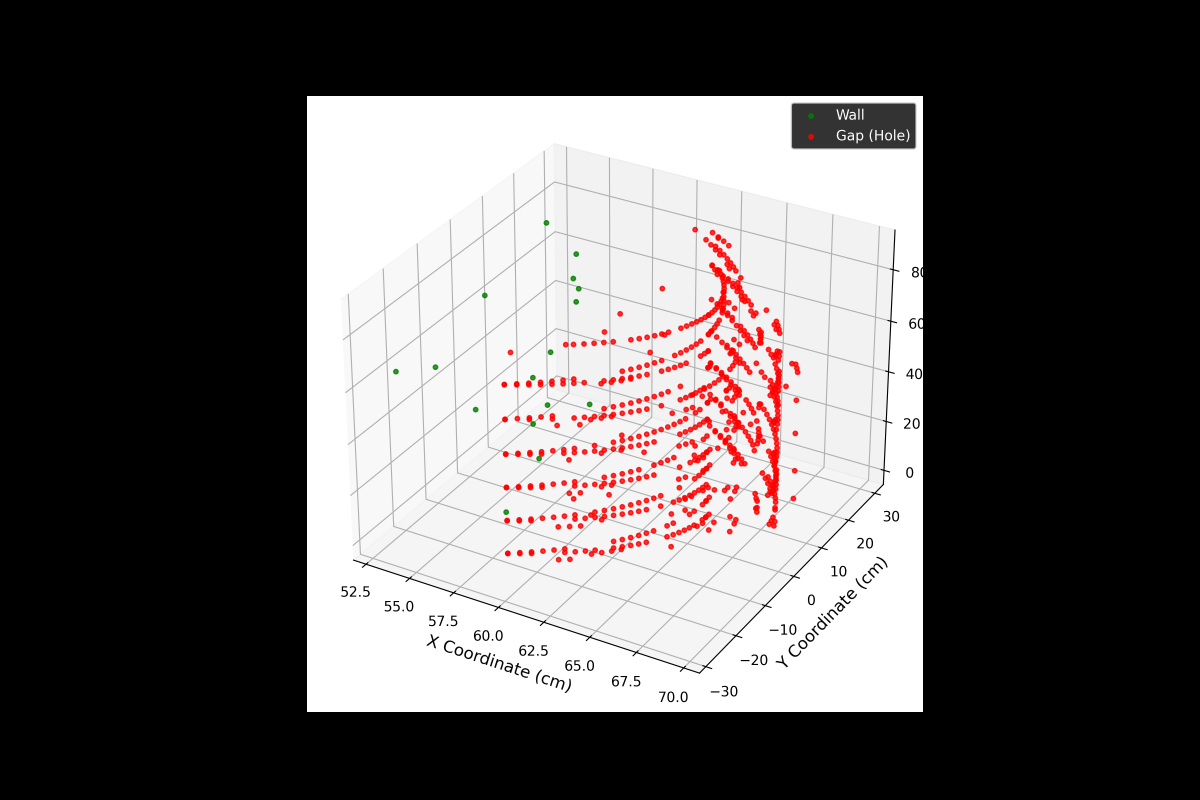
#> input picture Project/Implement 01/3D_visualization.png, 3600 x 2400 px (shown at 1/3 size)
$ python -i hole.py   (imports and definitions only)
#> lines starting #> are read from the running program, lines starting #| are printed output that depends on the picture
import serial
import time
import csv
import numpy as np
import matplotlib.pyplot as plt
from datetime import datetime
from matplotlib.animation import FuncAnimation
from matplotlib.patches import Arrow

class FocusedScanner:
    def __init__(self, port='COM7', baud_rate=9600):
        self.serial_port = None
        self.port = port
        self.baud_rate = baud_rate
        self.data_points = []
        self.is_collecting = False

        # Scanning parameters
        self.center_angle = 90
        self.scan_range = 5
        self.min_distance = 10

        # State tracking
        self.last_angle = None
        self.movement_direction = "UNKNOWN"
        self.scan_cycle = 0
        self.start_time = None
        self.current_state = "UNKNOWN"

        # Visualization setup
        plt.style.use('dark_background')
        self.fig, (self.ax1, self.ax2) = plt.subplots(1, 2, figsize=(15, 7))

        # Data buffers
        self.buffer_size = 100
        self.angle_buffer = []
        self.distance_buffer = []

        # Initial plot setup
        self.setup_plots()

    # [29 lines left out: function determine_state, not called in this run]

    def setup_plots(self):
        """Configure both visualization plots"""
        for ax in [self.ax1, self.ax2]:
            ax.clear()
            ax.grid(True, linestyle='--', alpha=0.3)
            ax.set_xlim(-15, 15)
            ax.set_ylim(15, 75)

            # Add limit lines and labels
            ax.axhline(y=self.min_distance, color='red', linestyle='--', alpha=0.3)
            ax.text(-14, self.min_distance, f'Min: {self.min_distance}cm',
                   color='red', alpha=0.5, verticalalignment='bottom')
            ax.fill_between([-15, 15], 15, self.min_distance,
                          color='red', alpha=0.1)

        self.ax1.set_title('Real-time Scan Data', pad=10)
        self.ax2.set_title('Density Analysis', pad=10)

        self.add_reference_lines(self.ax1)
        self.add_reference_lines(self.ax2)

    def add_reference_lines(self, ax):
        """Add reference lines and scan range indicators"""
        # Center line
        ax.plot([0, 0], [0, 75], '--', color='gray', alpha=0.3)

        # Scan range indicators
        for angle in [85, 90, 95]:  # Fixed angle labels
            rad = np.radians(angle - self.center_angle)
            x = 75 * np.sin(rad)
            y = 75 * np.cos(rad)
            ax.plot([0, x], [0, y], '--', color='gray', alpha=0.3)
            ax.text(x, y, f'{angle}°', color='white', alpha=0.5)

    # [19 lines left out: functions connect, detect_gap, not called in this run]

    def read_sensor_data(self):
        """Read and parse sensor data"""
        if not self.serial_port:
            return None

        try:
            line = self.serial_port.readline().decode('utf-8').strip()
            print(f"Raw data: {line}")  # Debug output

            if "Angle" in line and "Distance" in line:
                parts = line.split(',')
                angle = float(parts[0].split(':')[1].strip())
                distance = float(parts[1].split(':')[1].replace('cm', '').strip())

                # Determine state and direction
                state, direction = self.determine_state(angle)

                # Calculate time elapsed
                time_elapsed = (datetime.now() - self.start_time).total_seconds()

                # Check for gaps
                is_gap = self.detect_gap(distance)

                # Only process data within valid range or if it's a gap
                if distance >= self.min_distance or is_gap:
                    x, y = self.process_point(angle, distance if not is_gap else None)
                    data_point = {
                        'timestamp': datetime.now().strftime("%Y-%m-%d %H:%M:%S.%f"),
                        'angle': angle,
                        'distance': distance,
                        'x': x,
                        'y': y,
                        'state': state,
                        'direction': direction,
                        'time_elapsed': time_elapsed,
                        'scan_cycle': self.scan_cycle,
                        'is_gap': is_gap
                    }
                    self.data_points.append(data_point)
                    self.current_state = state
                    self.movement_direction = direction
                    return (angle, distance, is_gap)

        except Exception as e:
            print(f"Error reading sensor data: {e}")
        return None

    # [8 lines left out: function process_point, not called in this run]

    def update_plot(self, frame):
        """Update both plots with new data"""
        data = self.read_sensor_data()
        if not data:
            return

        angle, distance, is_gap = data

        # Update buffers
        self.angle_buffer.append(angle)
        self.distance_buffer.append(distance)
        if len(self.angle_buffer) > self.buffer_size:
            self.angle_buffer.pop(0)
            self.distance_buffer.pop(0)

        # Clear and setup plots
        self.setup_plots()

        # Convert points to Cartesian
        points = [self.process_point(a, d) for a, d in zip(self.angle_buffer, self.distance_buffer)]
        x_points = [p[0] for p in points]
        y_points = [p[1] for p in points]

        # Plot 1: Real-time scan data
        scatter = self.ax1.scatter(x_points, y_points,
                                    c=['red' if self.detect_gap(d) else 'green' for d in self.distance_buffer],
                                    cmap='viridis',
                                    s=30,
                                    alpha=0.6)

        # Add current scan line
        current_x, current_y = self.process_point(angle, 75)
        self.ax1.plot([0, current_x], [0, current_y], 'r-', alpha=0.5)

        # Plot 2: Density analysis
        if len(x_points) > 10:
            hist, xedges, yedges = np.histogram2d(
                x_points, y_points,
                bins=[20, 20],
                range=[[-15, 15], [15, 75]]
            )

            self.ax2.pcolormesh(xedges, yedges, hist.T,
                                cmap='YlOrRd', alpha=0.7)

        # Add state and cycle information
        status_text = f'State: {self.current_state}\n'
        status_text += f'Direction: {self.movement_direction}\n'
        status_text += f'Scan Cycle: {self.scan_cycle}'
        self.fig.suptitle(status_text, y=0.95)

        # Add servo position indicator
        angle_rad = np.radians(angle - self.center_angle)
        indicator = Arrow(0, 0,
                          5 * np.sin(angle_rad),
                          5 * np.cos(angle_rad),
                          color='red', width=2)
        self.ax1.add_patch(indicator)

        plt.tight_layout()

    # [68 lines left out: functions save_data, collect_data, close, main, not called in this run]

# [2 lines not run here, left out]

>>> import cv2
>>> picture = cv2.imread('Implement 01/3D_visualization.png', cv2.IMREAD_GRAYSCALE)
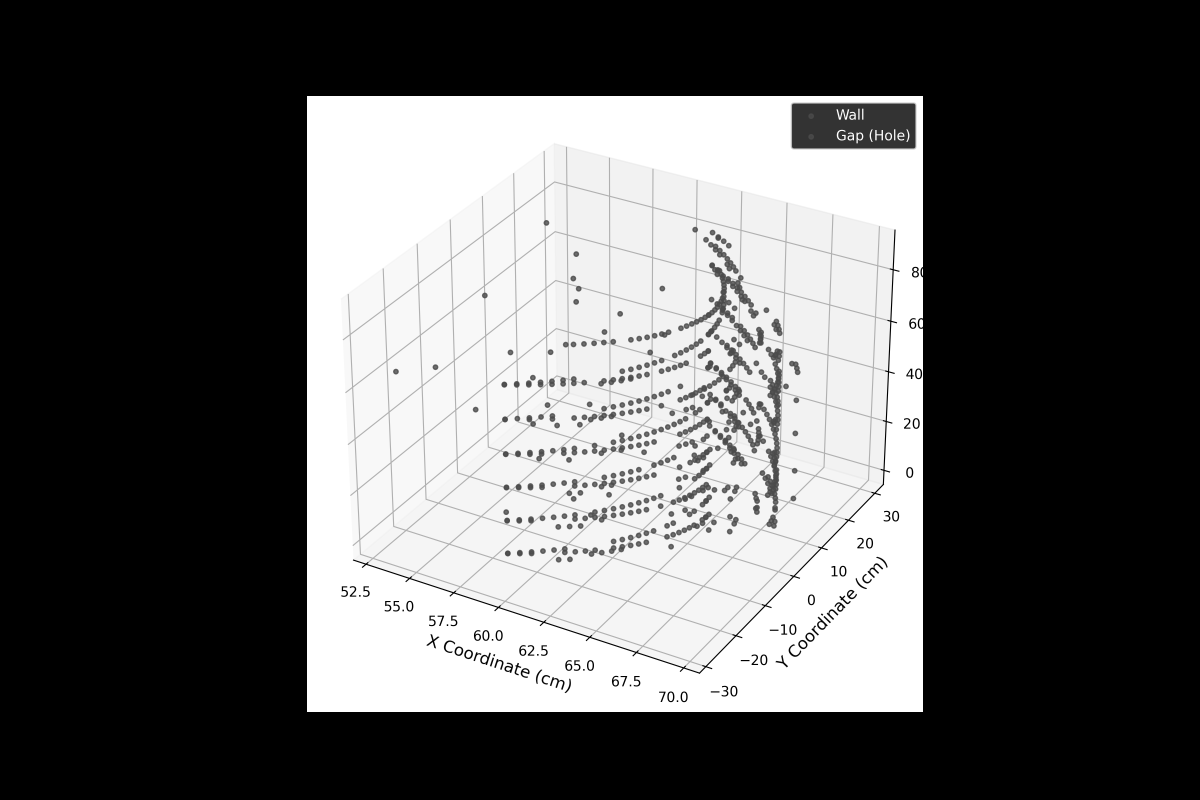
#> picture: shape (2400, 3600) (shown at 1/3 size); min 0, max 255, mean 93.3
>>> result = FocusedScanner().update_plot(picture)
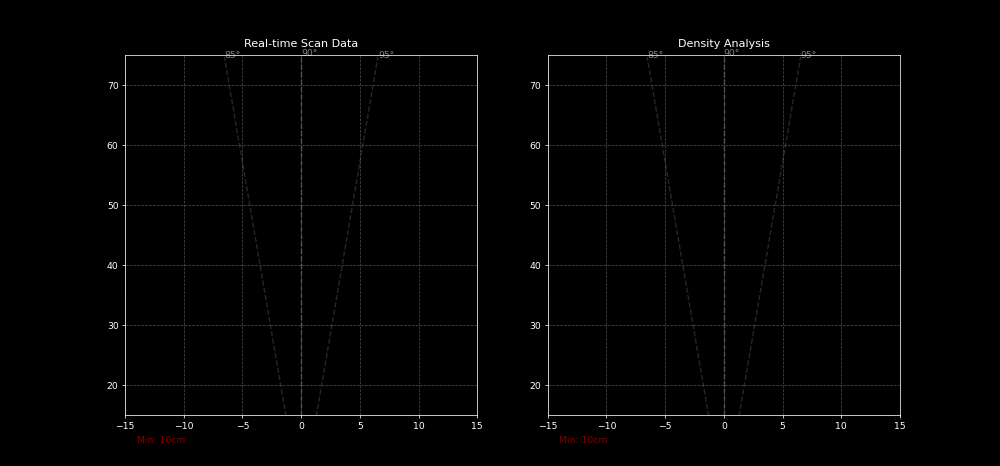
#> figure drawn by matplotlib, 2 panels
